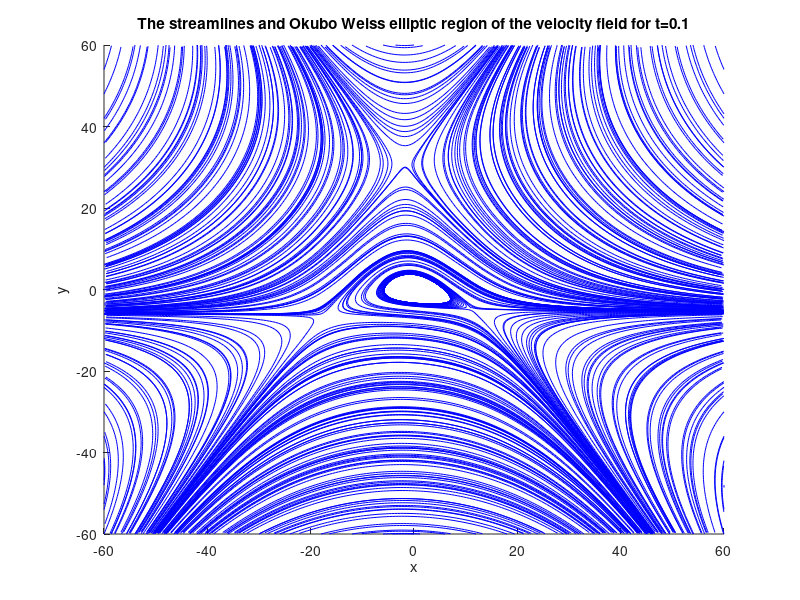

Recreate this plot in MATLAB. (Note: this script raises an error after producing the figure.)
%%
% code for the instanteous streamlines at time t 

t=0.1
title('The streamlines and Okubo Weiss elliptic region of the velocity field for t=0.1')
xspan = -60:6:60; yspan = -60:6:60;
[x,y] = meshgrid(xspan,yspan);
startx=x;
starty=y;
alpha=sin(log(t+1));
u1=sin(4*t)*x+(cos(4*t)+2)*y+alpha*(x.^2-y.^2);
v=(cos(4*t)-2)*x-sin(4*t)*y+alpha*(-2*x.*y);
streamline(x,y,u1,v,startx,starty,[0.1,400])
hold on

u2=-sin(4*t)*x-(cos(4*t)+2)*y-alpha*(x.^2-y.^2);
v2=-(cos(4*t)-2)*x+sin(4*t)*y-alpha*(-2*x.*y);
startx=-x;
starty=-y;
streamline(x,y,u2,v2,startx,starty,[0.1,400])
hold on 

xlabel('x')
ylabel('y')
% try out okubo weiss 
% code for okubo Weiss region 

r = -60:0.09:60;  %Okubo Weiss elliptic criterion for t=0
[x,y] = meshgrid(r,r);

condition=Q(x,y)<0;
condition = double(condition); % convert to double for plotting
condition(condition == 0) = NaN; %set the 0s to NaN so they are not plotted
surf(x,y,condition,'FaceAlpha',0.5,'EdgeColor','none','FaceColor','y')
view(0,90)
hold on 
%%
var=40;

%var2=50;
xi=linspace(-60,60,var);
yi=linspace(-60,60,var);
sizepoints=var*var;
[X,Y]=ndgrid(xi,yi);
tspan=linspace(0,0.1,4001)

rho=0.1;

[m, n]=size(X); 
Nrad = 4; %nb of points next to the actual point so new initial conditions
xt=zeros(m,n,Nrad);
yt=zeros(m,n,Nrad);

for k=1:Nrad
    xt(:,:,k) = X + rho*cos( (k-1)*pi/2 ); % we put in a trigonometric function because we don't have simultaneously y and x changing
    yt(:,:,k) = Y + rho*sin( (k-1)*pi/2 );%rho.x is delat1 and rho.y is delta2. 
end

[t,x]=ode45(@integrator,tspan,[xt(:);yt(:)]); 
[Nt,Nx]=size(x)

%%check if for t_End and t_End-1,2,3 we don't have stagnating values 
[Nt,Nx]=size(x)
xvector=x(:,1:end/2);
yvector=x(:,end/2+1:end);



i=Nt-100;

condition= i<=(Nt-1);
    for condition=1
        if xvector(i,:)==xvector(i+1,:) & yvector(i,:)==yvector(i+1,:)
        enval=Nt-i;
        else
        endval=Nt;
        i=i+1;
        end
    end 

endval
if endval<Nt
    xvector=x(1:endval,1:Nx/2);
    yvector=x(1:endval,Nx/2+1:end);
end 
% check that we don't have coordinates that are outsde of the domain, hence been put to 0 
for j=1:Nx/2
if xvector(endval,j)~=0 & yvector(endval,j)~=0
    disp(' All particles are within our region of interest. No error')
else 
    disp('Error, particles diverge to infinity')
    break
end 
end


 
 
xvector=x(endval,1:end/2);
yvector=x(endval,end/2+1:end);
xvector = reshape(xvector,m, n, Nrad);
yvector = reshape(yvector, m,n, Nrad);


    


%
 % %% Compute gradient of flow  and eigenvalues of gradient FTLE computation 

t0=tspan(1);
t1=tspan(end);


 F11=(xvector(:,:,1)-xvector(:,:,3))/(2*rho);
 F12=(xvector(:,:,2)-xvector(:,:,4))/(2*rho);
 F21=(yvector(:,:,1)-yvector(:,:,3))/(2*rho);
 F22=(yvector(:,:,2)-yvector(:,:,4))/(2*rho);
 
 % we have #var different initial conditions and for each initial condition a 2*2 Matrix. 

 C11=F11.*F11+F21.*F21;
 C12=F11.*F12+F21.*F22;
 C22=F12.*F12+F22.*F22;
 % prove symetric and positve definite 
 detC=C11.*C22-C12.^2;
 traceC=C11+C22; 


lambda1 = 0.5*traceC-sqrt((0.5*traceC).^2-detC);
lambda2 = 0.5*traceC+sqrt((0.5*traceC).^2-detC);

%
if lambda1>lambda2 
    lambda=lambda1;
    disp('lambda1 is the bigger eigenvalue')
else 
    lambda=lambda2;
    disp('lambda2 is the bigger eigenvalue')
end
%
 %%The eigenvalue of the Cauchy strain tensor needs to be bigger than 1
 %%for it it be able to be the maximum eigenvalue of relative stretching of
 %%infinitesimal perturbations.
 

if lambda<1
    disp('Error')
end 


FTLEf=1/(2*(t1-t0))*log(lambda); %forward in time
condf=FTLEf>0;
if condf==0
    disp('Error')
end 
    
FTLEb=1/(2*(t0-t1))*log(lambda); %backward in time 
condb=FTLEb<0;
if condb==0
    disp('Error')
end 

%
figure(1)
title("FTlE forward")
pcolor(X,Y,FTLEf)

shading interp
hold on 

title("FTlE forward")
colorbar

colormap('jet');
figure (2)

pcolor(X,Y,FTLEb)

shading interp
hold on 
title("FTlE backward")

colorbar
colormap('jet');

%%
plot(axisx(end,:),axisy(end,:),'k.','MarkerSize',2') %$This is plotting the  fluid particle 
 hold on
xlabel('x')
ylabel('y')

%%
function dxdt=u(t,x)
dxdt=zeros(2,1);
alpha=sin(log(t+1));
dxdt(1)= sin(4*t)*x(1)+(cos(4*t)+2)*x(2)+alpha.*(x(1).^2-x(2).^2);
dxdt(2) = (cos(4*t)-2)*x(1)-sin(4*t)*x(2)+alpha.*(-2*x(1).*x(2));
end 

function dxdt=integrator(t,x)
    N=numel(x)/2;
    a=log(t+1);

    alpha=sin(a);
    dxdt=zeros(2*N,1);
    xf=x(1:N,1);
    yf=x(N+1:2*N,1);
    
    dx1 = sin(4*t).*xf+(cos(4*t)+2).*yf+alpha*(xf.^2-yf.^2);
    dx2 = (cos(4*t)-2).*xf-sin(4*t).*yf+alpha*(-2*xf.*yf);
    
    dx1(xf>10^10 | xf<-10^10 | yf>10^10 | yf<-10^10)=0;
    dx2(xf>10^10 | xf<-10^10 | yf>10^10 | yf<-10^10)=0;
    
    dxdt(1:N,1) = dx1;
    dxdt(N+1:2*N,1) = dx2;
    

 end
function Q=Q(x,y)
t=0.1;
alpha=sin(log(t+1));
a=sin(4*t)+2*alpha*x;
b=(cos(4*t)-2)+alpha*(-2*y);
c=(cos(4*t)+2)-alpha*2*y;
Q=a.^2+b.*c;
 end